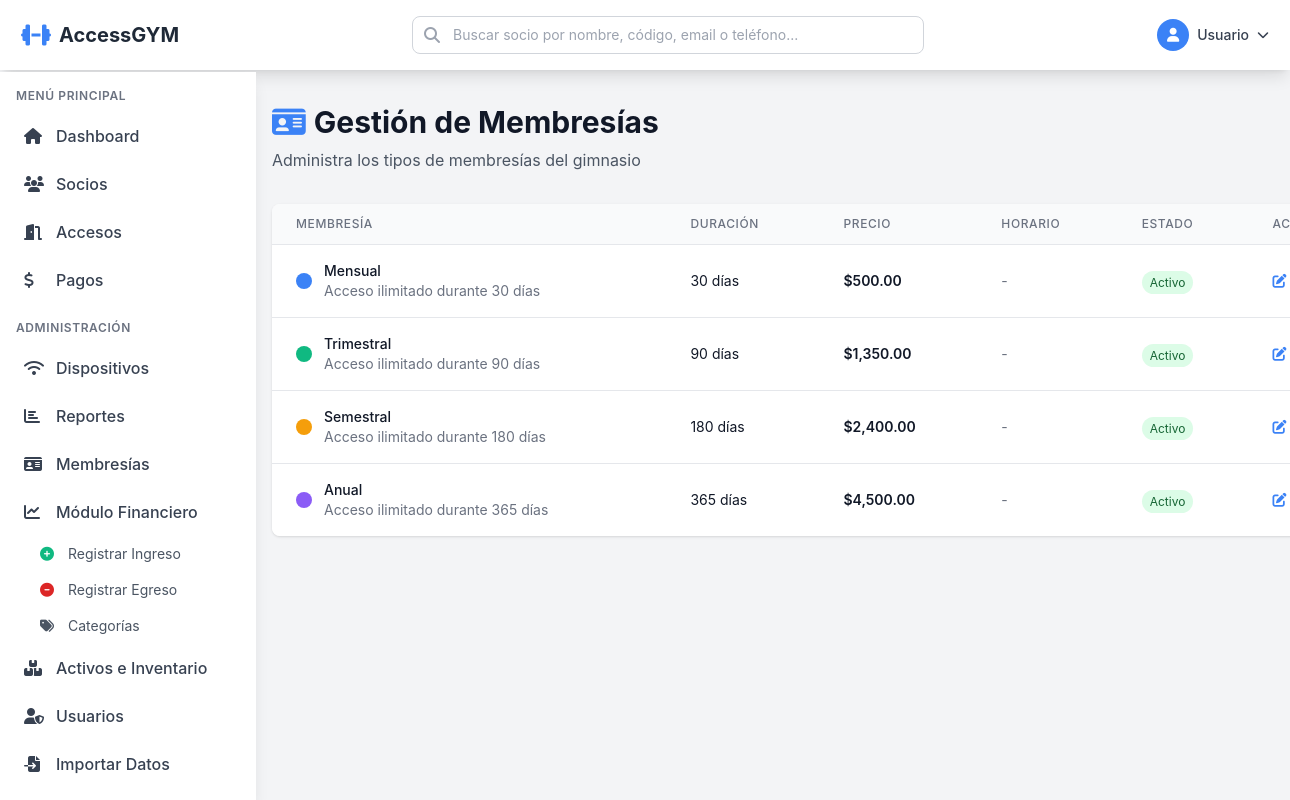
Page /membresias.php (signed in) on the committed database.
### tables this page shows
CREATE TABLE tipos_membresia (
    id INT AUTO_INCREMENT PRIMARY KEY,
    nombre VARCHAR(50) NOT NULL,
    descripcion TEXT,
    duracion_dias INT NOT NULL,
    precio DECIMAL(10,2) NOT NULL,
    acceso_horario_inicio TIME,
    acceso_horario_fin TIME,
    dias_semana VARCHAR(50) DEFAULT '1,2,3,4,5,6,7',
    color VARCHAR(7) DEFAULT '#3B82F6',
    activo TINYINT(1) DEFAULT 1,
    created_at TIMESTAMP DEFAULT CURRENT_TIMESTAMP,
    updated_at TIMESTAMP DEFAULT CURRENT_TIMESTAMP ON UPDATE CURRENT_TIMESTAMP
);

### public/membresias.php (the view, shortened to what this page needs)
<?php
$db = Database::getInstance();
$conn = $db->getConnection();
$action = $_GET['action'] ?? 'list';
$membresias = [];
if ($action === 'list') {
    $stmt = $conn->query("SELECT * FROM tipos_membresia ORDER BY activo DESC, precio ASC");
    $membresias = $stmt->fetchAll(PDO::FETCH_ASSOC);
} elseif ($action === 'edit') {
    $id = $_GET['id'] ?? 0;
    $stmt = $conn->prepare("SELECT * FROM tipos_membresia WHERE id=?");
    $stmt->execute([$id]);
    $membresia = $stmt->fetch(PDO::FETCH_ASSOC);
}
$pageTitle = 'Gestión de Membresías';
?>
<!DOCTYPE html>
<html lang="es">
<head>
    <script src="https://cdn.tailwindcss.com"></script>
    <link rel="stylesheet" href="https://cdnjs.cloudflare.com/ajax/libs/font-awesome/6.4.0/css/all.min.css">
</head>
<body class="bg-gray-100">
    <?php include __DIR__ . '/../app/views/partials/navbar.php'; ?>
    <div class="container mx-auto px-4 py-8">
        <div class="mb-8 flex justify-between items-center">
            <div>
                <h1 class="text-3xl font-bold text-gray-900">
                    <i class="fas fa-id-card text-blue-600 mr-2"></i><?php echo $pageTitle; ?>
                </h1>
                <p class="text-gray-600 mt-2">Administra los tipos de membresías del gimnasio</p>
            </div>
        </div>
        <?php if ($action === 'list'): ?>
        <div class="bg-white rounded-lg shadow overflow-hidden">
            <table class="min-w-full divide-y divide-gray-200">
                <thead class="bg-gray-50">
                    <tr>
                        <th class="px-6 py-3 text-left text-xs font-medium text-gray-500 uppercase tracking-wider">Membresía</th>
                        <th class="px-6 py-3 text-left text-xs font-medium text-gray-500 uppercase tracking-wider">Duración</th>
                        <th class="px-6 py-3 text-left text-xs font-medium text-gray-500 uppercase tracking-wider">Precio</th>
                        <th class="px-6 py-3 text-left text-xs font-medium text-gray-500 uppercase tracking-wider">Horario</th>
                        <th class="px-6 py-3 text-left text-xs font-medium text-gray-500 uppercase tracking-wider">Estado</th>
                        <th class="px-6 py-3 text-left text-xs font-medium text-gray-500 uppercase tracking-wider">Acciones</th>
                    </tr>
                </thead>
                <tbody class="bg-white divide-y divide-gray-200">
                    <?php foreach ($membresias as $m): ?>
                    <tr class="hover:bg-gray-50">
                        <td class="px-6 py-4">
                            <div class="flex items-center">
                                <span class="w-4 h-4 rounded-full mr-3" style="background-color: <?php echo htmlspecialchars($m['color']); ?>"></span>
                                <div>
                                    <div class="text-sm font-medium text-gray-900"><?php echo htmlspecialchars($m['nombre']); ?></div>
                                    <div class="text-sm text-gray-500"><?php echo htmlspecialchars($m['descripcion']); ?></div>
                                </div>
                            </div>
                        </td>
                        <td class="px-6 py-4 text-sm text-gray-900"><?php echo $m['duracion_dias']; ?> días</td>
                        <td class="px-6 py-4 text-sm font-semibold text-gray-900">$<?php echo number_format($m['precio'], 2); ?></td>
                        <td class="px-6 py-4 text-sm text-gray-500">
                            <?php echo substr($m['acceso_horario_inicio'], 0, 5); ?> - <?php echo substr($m['acceso_horario_fin'], 0, 5); ?>
                        </td>
                        <td class="px-6 py-4">
                            <span class="px-2 py-1 text-xs rounded-full <?php echo $m['activo'] ? 'bg-green-100 text-green-800' : 'bg-red-100 text-red-800'; ?>">
                                <?php echo $m['activo'] ? 'Activo' : 'Inactivo'; ?>
                            </span>
                        </td>
                        <td class="px-6 py-4 text-sm">
                            <a href="?action=edit&id=<?php echo $m['id']; ?>" class="text-blue-600 hover:text-blue-900 mr-3">
                                <i class="fas fa-edit"></i> Editar
                            </a>
                        </td>
                    </tr>
                    <?php endforeach; ?>
                </tbody>
            </table>
        </div>
        <?php endif; ?>
    </div>
</body>
</html>

### app/views/partials/navbar.php (style rules this page uses)
body { padding-top: 4.5rem; }
@media (min-width: 1024px) { body > div.container, body > .container { margin-left: 16rem; } }

### rows in the picture
tipos_membresia: nombre "Mensual", descripcion "Acceso ilimitado durante 30 días", duracion_dias "30", precio "500.00", activo "Activo"
tipos_membresia: nombre "Trimestral", descripcion "Acceso ilimitado durante 90 días", duracion_dias "90", precio "1,350.00", activo "Activo"
tipos_membresia: nombre "Semestral", descripcion "Acceso ilimitado durante 180 días", duracion_dias "180", precio "2,400.00", activo "Activo"
tipos_membresia: nombre "Anual", descripcion "Acceso ilimitado durante 365 días", duracion_dias "365", precio "4,500.00", activo "Activo"

### other values in the picture
APP_NAME "AccessGYM"
$user['nombre'] "Usuario"
$pageTitle "Gestión de Membresías"
